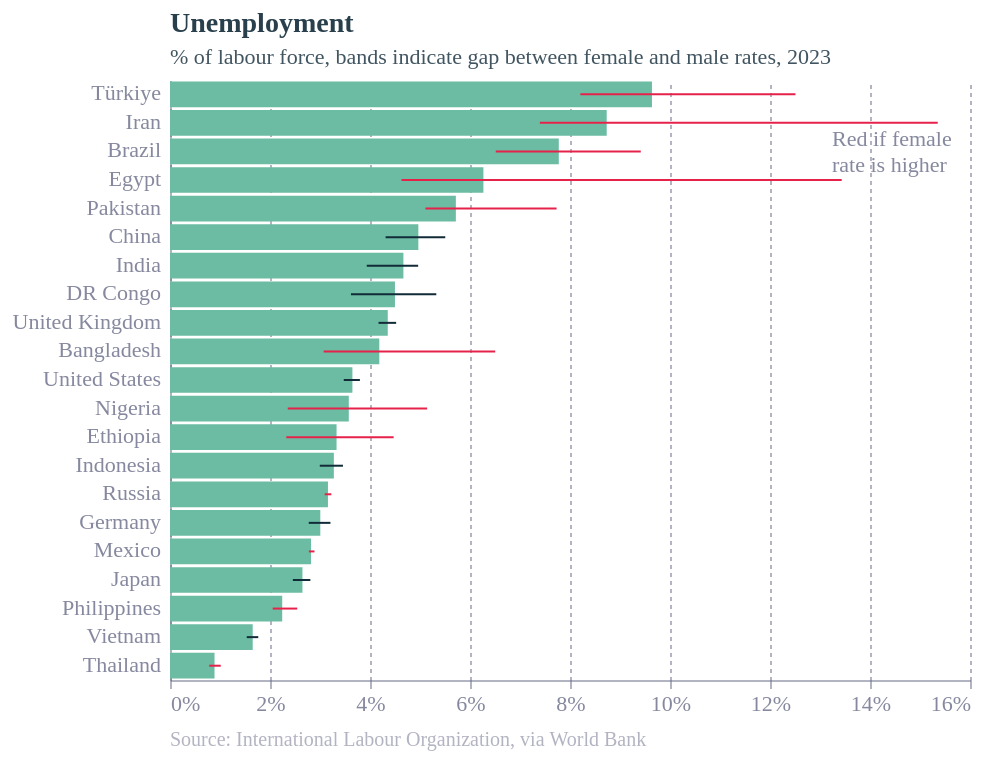

Here is the Vega-Lite specification saved for this chart:
### Vega-Lite specification from a JSON file in a GitHub repository (floating-point values rounded to 4 significant figures)
{"config": {"font": "Circular Std", "text": {"color": "#676A86", "align": "left", "baseline": "middle", "dx": 7, "dy": 0, "fontSize": 11}, "view": {"stroke": null, "continuousWidth": 400, "continuousHeight": 300, "discreteWidth": 400, "discreteHeight": 300}, "bar": {"color": "#179fdb"}, "line": {"color": "#e6224b"}, "rule": {"color": "#676A86"}, "point": {"filled": true, "size": 80, "color": "#e6224b", "opacity": 0.95}, "geoshape": {"stroke": "white", "strokeWidth": 0.3}, "rect": {"fill": "#d6d4d4", "opacity": 0.3}, "axis": {"labelColor": "#676A86", "labelFontSize": 11, "labelFont": "Circular Std", "labelOpacity": 0.8, "tickColor": "#676A86", "tickOpacity": 0.5, "domainColor": "#676A86", "domainOpacity": 0.5, "gridColor": "#676A86", "gridDash": [2, 2], "gridOpacity": 0.5, "title": null, "titleColor": "#676A86", "titleOpacity": 0.8, "tickSize": 4}, "axisXDiscrete": {"grid": false, "labelAngle": 0, "tickCount": 10, "tickOpacity": 0.5, "title": null}, "axisYDiscrete": {"ticks": false, "labelPadding": 5}, "axisXTemporal": {"grid": false, "ticks": true}, "axisXQuantitative": {"grid": true}, "axisYQuantitative": {"gridColor": "#676A86", "gridDash": [1, 5], "gridOpacity": 0.5, "ticks": false, "labelPadding": 5, "tickCount": 8, "titleAngle": 0, "titleAlign": "left", "titleBaseline": "bottom", "titleX": 0, "titleY": -5}, "title": {"color": "#122b39E6", "subtitleColor": "#122b39CC", "font": "Circular Std", "subtitleFont": "Circular Std", "anchor": "start", "fontSize": 14, "subtitleFontSize": 11, "subtitlePadding": 4, "offset": 6, "frame": "group"}, "legend": {"titleColor": "#122b39", "title": null, "labelColor": "#122b39", "labelFontSize": 11}}, "layer": [{"data": {"name": "data-76bb82dfc87071ca42a11e599b6d6600"}, "mark": {"type": "bar", "color": "rgb(107,188,162)"}, "encoding": {"x": {"axis": {"tickCount": 6, "format": "%"}, "field": "Total", "type": "quantitative"}, "y": {"field": "Country", "sort": "-x", "type": "nominal"}}, "title": {"text": "Unemployment", "subtitle": ["% of labour force, bands indicate gap between female and male rates, 2023"]}}, {"data": {"name": "data-d285a7403ed98ae579761d64a864032b"}, "mark": {"type": "text", "align": "left", "dx": 0, "dy": 0, "fontSize": 10, "opacity": 0.5, "text": "Source: International Labour Organization, via World Bank"}, "encoding": {"x": {"value": 0}, "y": {"value": 330}}}, {"data": {"name": "data-76bb82dfc87071ca42a11e599b6d6600"}, "mark": {"type": "line", "color": {"expr": "datum.Female - datum.Male > 0 ? \"#e6224b\" : \"#122b39\""}}, "encoding": {"x": {"axis": {"tickCount": 6, "format": "%"}, "field": "Female", "type": "quantitative"}, "x2": {"field": "Male"}, "y": {"field": "Country", "sort": {"field": "Total", "order": "descending"}, "type": "nominal"}}}, {"data": {"name": "data-007b6604d250f56a600315c3a5cf9dd4"}, "mark": {"type": "text", "lineBreak": "\n", "opacity": 0.8}, "encoding": {"text": {"field": "text", "type": "nominal"}, "x": {"value": 324}, "y": {"value": 30}}}], "height": 300, "width": 400, "$schema": "https://vega.github.io/schema/vega-lite/v5.17.0.json", "datasets": {"data-76bb82dfc87071ca42a11e599b6d6600": [{"Country": "Bangladesh", "ISO3": "BGD", "Date": "2023", "Total": 0.04186, "Male": 0.03073, "Female": 0.06504, "Rank": 10}, {"Country": "Brazil", "ISO3": "BRA", "Date": "2023", "Total": 0.07776, "Male": 0.06515, "Female": 0.09415, "Rank": 3}, {"Country": "China", "ISO3": "CHN", "Date": "2023", "Total": 0.04967, "Male": 0.05505, "Female": 0.04312, "Rank": 6}, {"Country": "DR Congo", "ISO3": "COD", "Date": "2023", "Total": 0.04499, "Male": 0.05326, "Female": 0.03619, "Rank": 8}, {"Country": "Egypt", "ISO3": "EGY", "Date": "2023", "Total": 0.06268, "Male": 0.04631, "Female": 0.1343, "Rank": 4}, {"Country": "Ethiopia", "ISO3": "ETH", "Date": "2023", "Total": 0.03331, "Male": 0.02326, "Female": 0.04473, "Rank": 13}, {"Country": "Germany", "ISO3": "DEU", "Date": "2023", "Total": 0.03006, "Male": 0.03209, "Female": 0.02775, "Rank": 16}, {"Country": "India", "ISO3": "IND", "Date": "2023", "Total": 0.04668, "Male": 0.04963, "Female": 0.03935, "Rank": 7}, {"Country": "Indonesia", "ISO3": "IDN", "Date": "2023", "Total": 0.03277, "Male": 0.03459, "Female": 0.02996, "Rank": 14}, {"Country": "Iran", "ISO3": "IRN", "Date": "2023", "Total": 0.08734, "Male": 0.07397, "Female": 0.1535, "Rank": 2}, {"Country": "Japan", "ISO3": "JPN", "Date": "2023", "Total": 0.02649, "Male": 0.02807, "Female": 0.02457, "Rank": 18}, {"Country": "Mexico", "ISO3": "MEX", "Date": "2023", "Total": 0.02821, "Male": 0.02777, "Female": 0.0289, "Rank": 17}, {"Country": "Nigeria", "ISO3": "NGA", "Date": "2023", "Total": 0.03576, "Male": 0.02355, "Female": 0.05143, "Rank": 12}, {"Country": "Pakistan", "ISO3": "PAK", "Date": "2023", "Total": 0.05717, "Male": 0.05109, "Female": 0.07732, "Rank": 5}, {"Country": "Philippines", "ISO3": "PHL", "Date": "2023", "Total": 0.02244, "Male": 0.02054, "Female": 0.02545, "Rank": 19}, {"Country": "Russia", "ISO3": "RUS", "Date": "2023", "Total": 0.03159, "Male": 0.03094, "Female": 0.03227, "Rank": 15}, {"Country": "Thailand", "ISO3": "THA", "Date": "2023", "Total": 0.0089, "Male": 0.00784, "Female": 0.01015, "Rank": 21}, {"Country": "Türkiye", "ISO3": "TUR", "Date": "2023", "Total": 0.09639, "Male": 0.08207, "Female": 0.1251, "Rank": 1}, {"Country": "United Kingdom", "ISO3": "GBR", "Date": "2023", "Total": 0.04355, "Male": 0.04523, "Female": 0.04171, "Rank": 9}, {"Country": "United States", "ISO3": "USA", "Date": "2023", "Total": 0.03648, "Male": 0.03798, "Female": 0.03475, "Rank": 11}, {"Country": "Vietnam", "ISO3": "VNM", "Date": "2023", "Total": 0.01654, "Male": 0.01765, "Female": 0.01535, "Rank": 20}], "data-d285a7403ed98ae579761d64a864032b": [{"x": 0}], "data-007b6604d250f56a600315c3a5cf9dd4": [{"text": "Red if female \n rate is higher"}]}}
